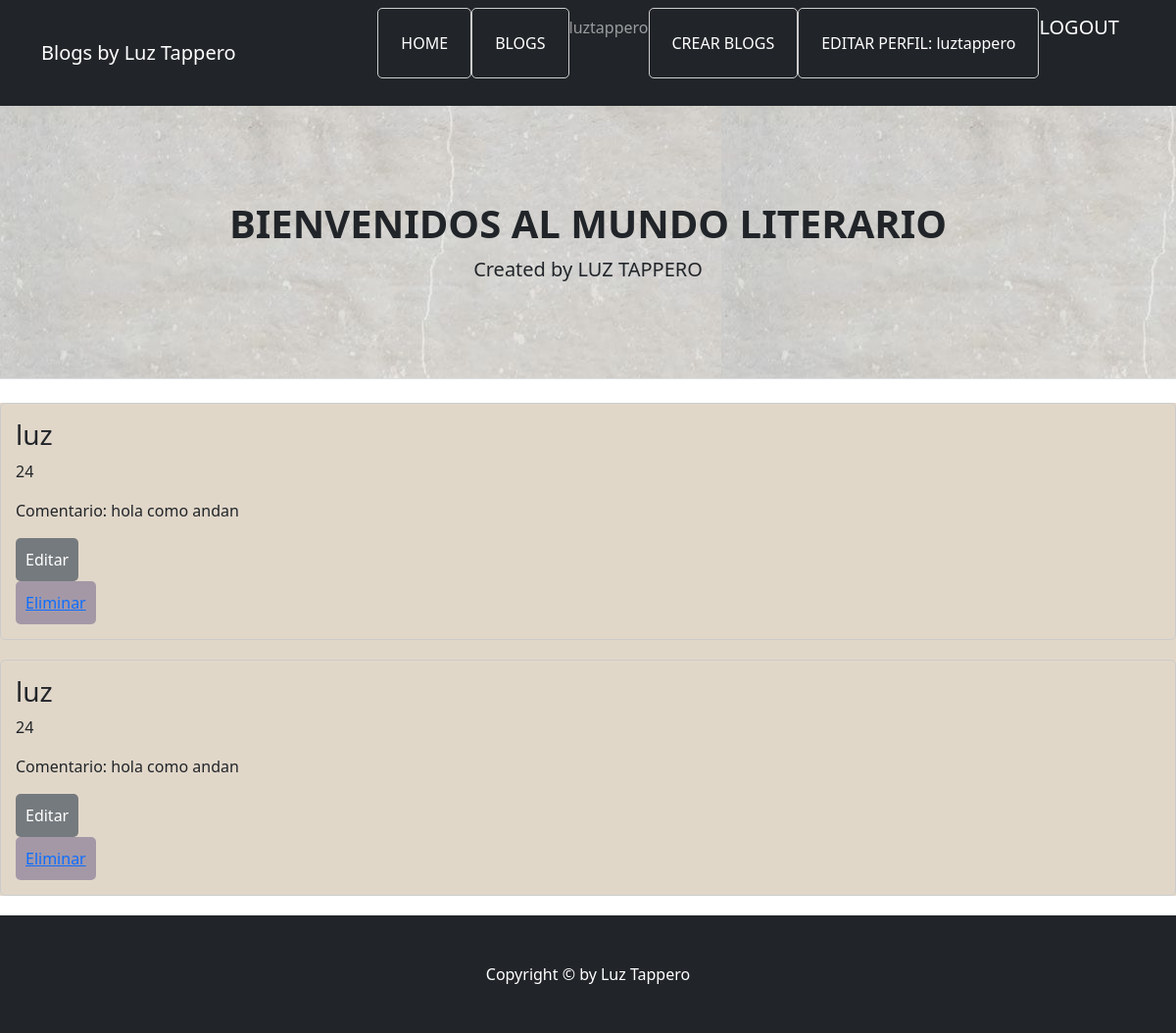
Before: /comentario_list/ (signed in) with the older database file.
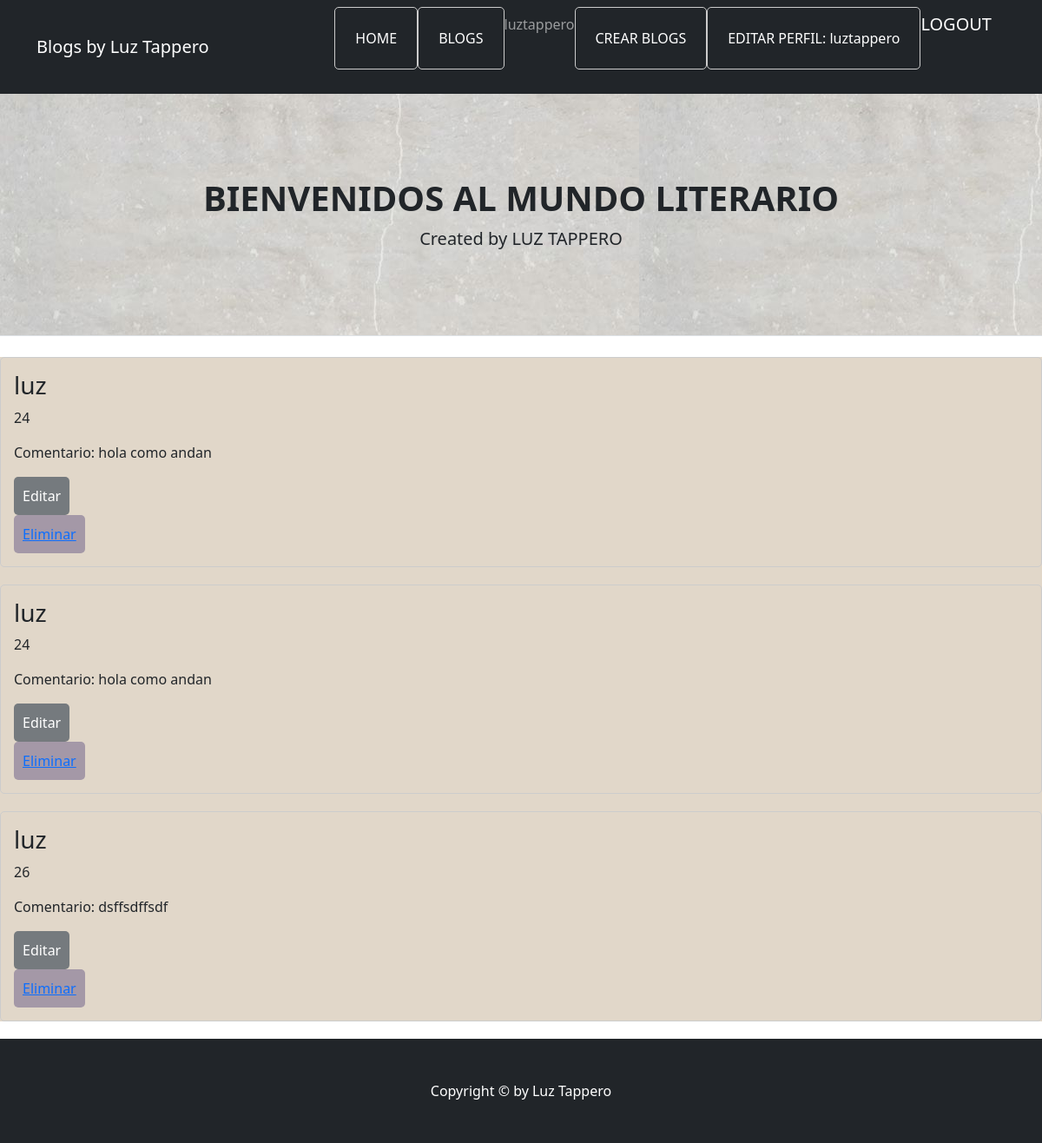
After: the same page with the newer database file.
### Blog/models.py (models this page shows, shortened)
class Comentario(models.Model):
    nombre= models.CharField(max_length=255)
    edad= models.IntegerField()
    comentario= models.TextField(max_length=1000)

### Blog/views.py (the view)
class ComentarioList(ListView):
    model= Comentario
    template_name= 'Comentarios/comentario_list.html'
    context_object_name='comentarios'

### Blog/templates/Comentarios/comentario_list.html (shortened to what this page needs)
{% extends 'Blog/blog.html' %}
{% block contenidoQueCambia %}
    <div style="background-color: rgba(216, 203, 186, 0.774);">
        {% if comentarios %}
            <ul>
                {% for comentario in comentarios %}
                    <li>
                        <div class="blog-item">
                            <h3>{{ comentario.nombre }}</h3>
                            <p>{{ comentario.edad }}</p>
                            <p>Comentario: {{ comentario.comentario }}</p>
                            <div class="buttons-container">
                                <form action="{% url 'comentario_update' comentario.id %}" method="POST">
                                    <button type="submit" class="edit-button">Editar</button>
                                </form>
                                <button class="delete-button">
                                    <a href="{% url 'comentario_delete' comentario.id %}">Eliminar</a>
                                </button>
                            </div>
                        </div>
                    </li>
                {% endfor %}
            </ul>
        {% else %}
        <h1>No existen comentarios en la BBDD</h1>
        {% endif %}
    </div>
{% endblock %}

Changed rows visible on the page:
added Comentario: nombre "luz", edad "26", comentario "dsffsdffsdf"
